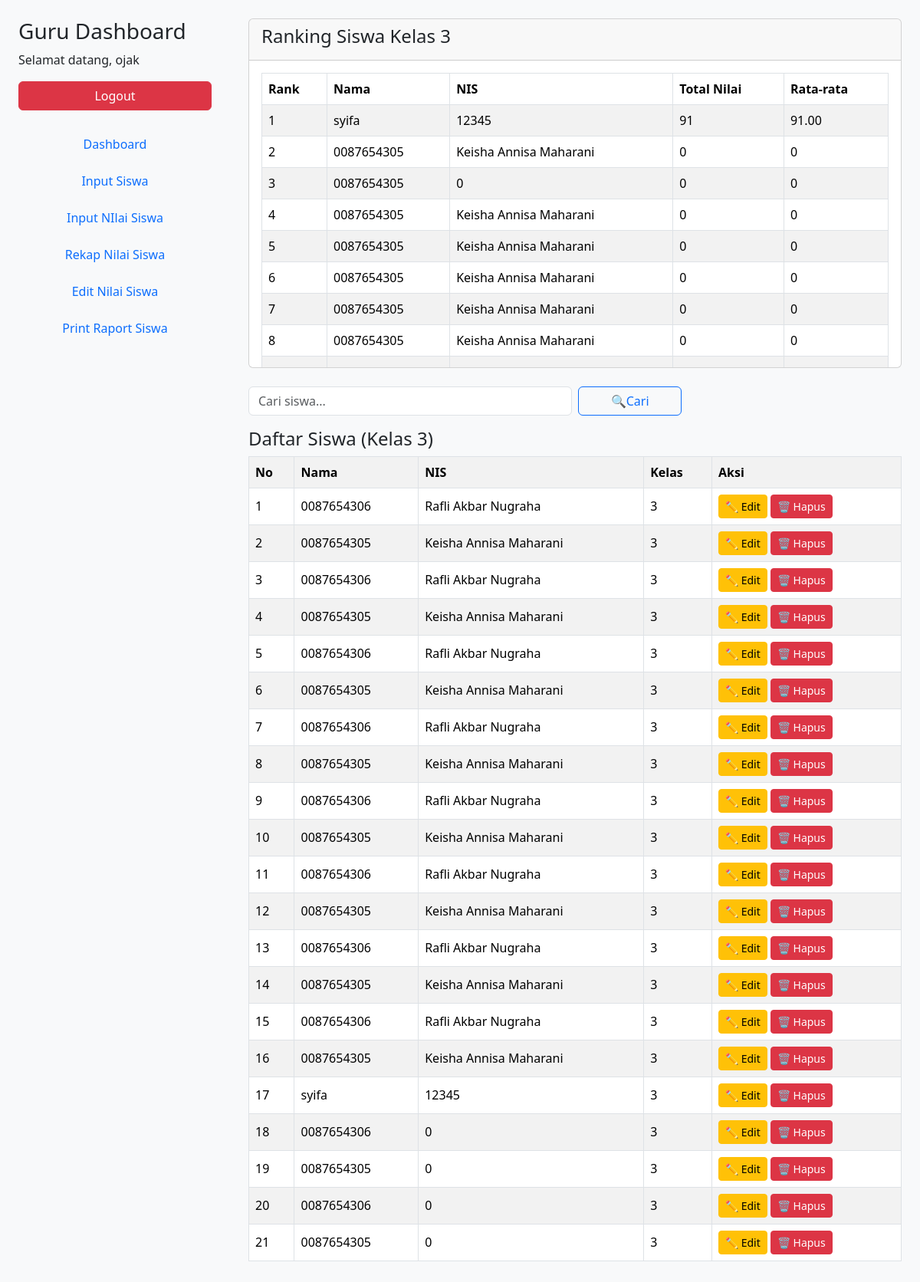
Screenshot of /dashboard.php (signed in) with the database file from the repository.
### tables this page shows
CREATE TABLE `siswa` (
  `id` int(11) NOT NULL,
  `nama` varchar(100) NOT NULL,
  `nis` varchar(50) NOT NULL,
  `kelas` int(11) NOT NULL
);

### dashboard.php (the view, shortened to what this page needs)
<?php
include "koneksi.php";
$id_kelas = $_SESSION['id_kelas'] ?? 0;
$siswa_query = "SELECT * FROM siswa WHERE 1";
$siswa_query .= " AND kelas='$id_kelas'";
$siswa_query .= " ORDER BY id DESC";
$data_siswa = mysqli_query($conn, $siswa_query);
?>
<!DOCTYPE html>
<html>
<head>
    <link href="https://cdn.jsdelivr.net/npm/bootstrap@5.3.2/dist/css/bootstrap.min.css" rel="stylesheet">
</head>
<body>
<div class="container-fluid">
    <div class="row vh-100">
        <div class="col-md-3 bg-light p-4 sidebar">
            <h3>Guru Dashboard</h3>
            <p>Selamat datang, <?= htmlspecialchars($_SESSION['nama']) ?></p>
            <a href="logout.php" class="btn btn-danger mb-4 w-100">Logout</a>
            <ul class="nav flex-column mb-3">
                <li class="nav-item mb-2"><a class="nav-link btn btn-outline-primary" href="dashboard.php">Dashboard</a></li>
                <li class="nav-item mb-2"><a class="nav-link btn btn-outline-primary" href="inputsiswaguru.php">Input Siswa</a></li>
                <li class="nav-item mb-2"><a class="nav-link btn btn-outline-primary" href="input_nilai.php">Input NIlai Siswa</a></li>
                <li class="nav-item mb-2"><a class="nav-link btn btn-outline-primary" href="rekap_nilai.php">Rekap Nilai Siswa</a></li>
                <li class="nav-item mb-2"><a class="nav-link btn btn-outline-secondary" href="edit_nilai.php">Edit Nilai Siswa</a></li>
            <li class="nav-item mb-2"><a class="nav-link btn btn-outline-secondary" href="print_raport.php">Print Raport Siswa</a></li>
            </ul>
        </div>
        <div class="col-md-9 p-4 overflow-auto" style="height: 100vh;">
            <?php
$ranking_query = "
    SELECT s.id, s.nama, s.nis, SUM(n.nilai) as total_nilai, ROUND(AVG(n.nilai),2) as rata_rata
    FROM siswa s
    LEFT JOIN nilai n ON s.id = n.id_siswa
    WHERE s.kelas='$id_kelas'
    GROUP BY s.id
    ORDER BY total_nilai DESC
";
$ranking_result = mysqli_query($conn, $ranking_query);
?>
<div class="card mb-4">
    <div class="card-header"><h4>Ranking Siswa Kelas <?= htmlspecialchars($id_kelas) ?></h4></div>
    <div class="card-body table-responsive" style="max-height:400px; overflow-y:auto;">
        <table class="table table-striped table-bordered">
            <thead>
                <tr>
                    <th>Rank</th>
                    <th>Nama</th>
                    <th>NIS</th>
                    <th>Total Nilai</th>
                    <th>Rata-rata</th>
                </tr>
            </thead>
            <tbody>
                <?php
                $rank=1;
                while($r = mysqli_fetch_assoc($ranking_result)):
                ?>
                <tr>
                    <td><?= $rank++; ?></td>
                    <td><?= htmlspecialchars($r['nama']) ?></td>
                    <td><?= htmlspecialchars($r['nis']) ?></td>
                    <td><?= $r['total_nilai'] ?? 0 ?></td>
                    <td><?= $r['rata_rata'] ?? 0 ?></td>
                </tr>
                <?php endwhile; ?>
            </tbody>
        </table>
    </div>
</div>
<form method="GET" class="mb-3">
                <div class="row g-2">
                    <div class="col-md-6">
                        <input type="text" name="search_siswa" class="form-control" placeholder="Cari siswa..." value="<?= htmlspecialchars($_GET['search_siswa'] ?? '') ?>">
                    </div>
                    <div class="col-md-2">
                        <button class="btn btn-outline-primary w-100" type="submit">🔍Cari</button>
                    </div>
                </div>
            </form>
            <h4>Daftar Siswa (Kelas <?= htmlspecialchars($id_kelas) ?>)</h4>
            <div class="table-responsive mb-4">
                <table class="table table-striped table-bordered align-middle">
                    <tr>
                        <th>No</th>
                        <th>Nama</th>
                        <th>NIS</th>
                        <th>Kelas</th>
                        <th>Aksi</th>
                    </tr>
                    <?php $no=1; while($row=mysqli_fetch_assoc($data_siswa)): ?>
                        <tr>
                            <td><?= $no++; ?></td>
                            <td><?= htmlspecialchars($row['nama']) ?></td>
                            <td><?= htmlspecialchars($row['nis']) ?></td>
                            <td><?= htmlspecialchars($row['kelas']) ?></td>
                            <td>
                                <a href="edit_siswa.php?id=<?= $row['id'] ?>" class="btn btn-sm btn-warning">✏️ Edit</a>
                                <a href="hapus_siswa.php?id=<?= $row['id'] ?>" class="btn btn-sm btn-danger" onclick="return confirm('Hapus siswa?')">🗑️ Hapus</a>
                            </td>
                        </tr>
                    <?php endwhile; ?>
                </table>
            </div>
        </div>
    </div>
</div>
</body>
</html>

### dashboard.php (style rules this page uses)
body { background: #f8f9fa; }
.sidebar { height: 100vh; position: sticky; top: 0; overflow-y: auto; }

### rows the page displays
siswa: nama "syifa", nis "12345", total_nilai "91", rata_rata "91.00", kelas "3"
siswa: nama "0087654305", nis "Keisha Annisa Maharani", total_nilai "0", rata_rata "0", kelas "3"
siswa: nama "0087654305", nis "0", total_nilai "0", rata_rata "0", kelas "3"
siswa: nama "0087654305", nis "Keisha Annisa Maharani", total_nilai "0", rata_rata "0", kelas "3"
siswa: nama "0087654305", nis "Keisha Annisa Maharani", total_nilai "0", rata_rata "0", kelas "3"
siswa: nama "0087654305", nis "Keisha Annisa Maharani", total_nilai "0", rata_rata "0", kelas "3"
siswa: nama "0087654305", nis "Keisha Annisa Maharani", total_nilai "0", rata_rata "0", kelas "3"
siswa: nama "0087654305", nis "Keisha Annisa Maharani", total_nilai "0", rata_rata "0", kelas "3"
siswa: nama "0087654306", nis "Rafli Akbar Nugraha", kelas "3"
siswa: nama "0087654305", nis "Keisha Annisa Maharani", kelas "3"
siswa: nama "0087654306", nis "Rafli Akbar Nugraha", kelas "3"
siswa: nama "0087654306", nis "Rafli Akbar Nugraha", kelas "3"
siswa: nama "0087654306", nis "Rafli Akbar Nugraha", kelas "3"
siswa: nama "0087654306", nis "Rafli Akbar Nugraha", kelas "3"
siswa: nama "0087654306", nis "Rafli Akbar Nugraha", kelas "3"
siswa: nama "0087654306", nis "Rafli Akbar Nugraha", kelas "3"
siswa: nama "0087654306", nis "Rafli Akbar Nugraha", kelas "3"
siswa: nama "0087654305", nis "Keisha Annisa Maharani", kelas "3"
siswa: nama "0087654306", nis "0", kelas "3"
siswa: nama "0087654305", nis "0", kelas "3"
siswa: nama "0087654306", nis "0", kelas "3"

### other values shown
$_SESSION['nama'] "ojak"
$id_kelas "3"
